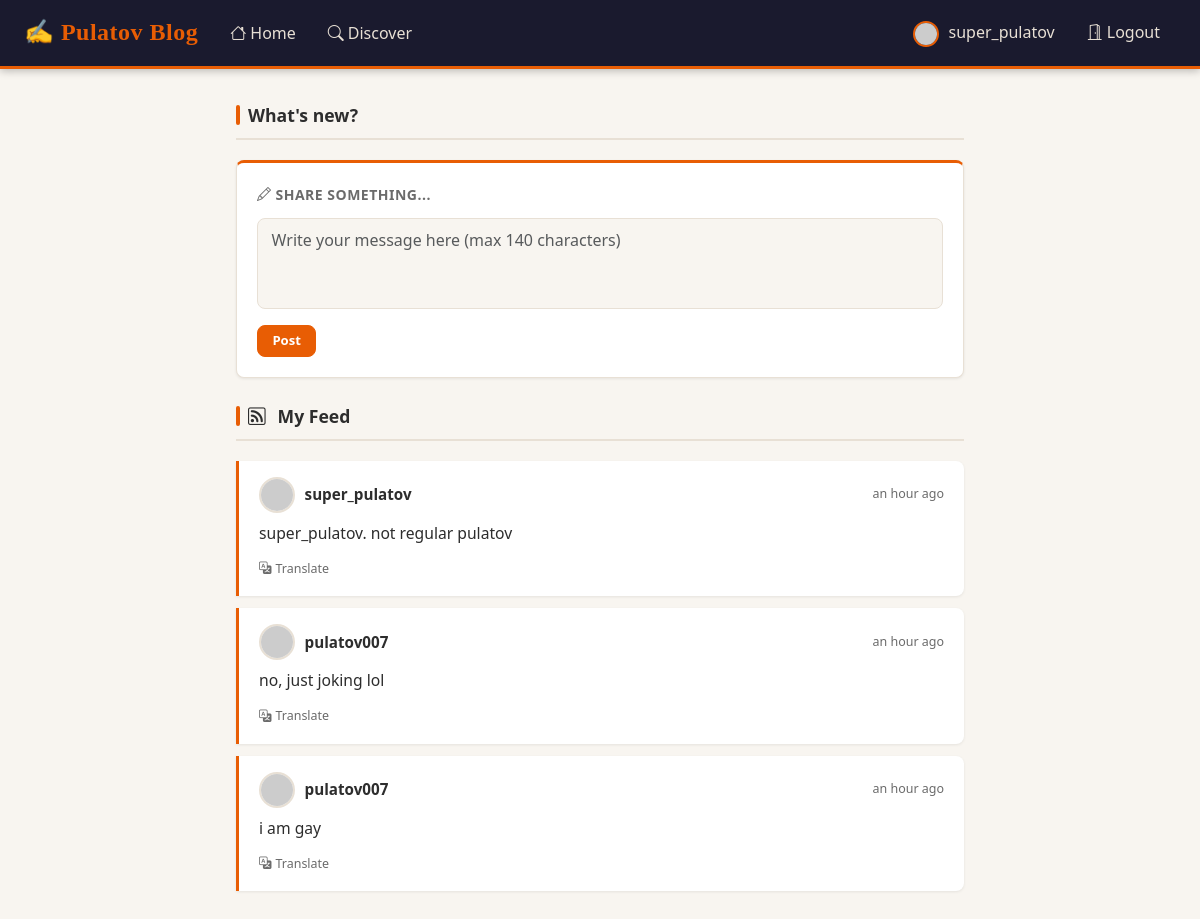
The page /index (signed in) on the database its author committed.
### app/models.py (models this page shows, shortened)
class User(UserMixin, db.Model):
    id: so.Mapped[int] = so.mapped_column(primary_key=True)
    username: so.Mapped[str] = so.mapped_column(sa.String(64), index=True,
                                                unique=True)
    email: so.Mapped[str] = so.mapped_column(sa.String(120), index=True,
                                             unique=True)
    password_hash: so.Mapped[Optional[str]] = so.mapped_column(sa.String(256))
    about_me: so.Mapped[Optional[str]] = so.mapped_column(sa.String(140))
    last_seen: so.Mapped[Optional[datetime]] = so.mapped_column(
        default=lambda: datetime.now(timezone.utc))
    posts: so.WriteOnlyMapped['Post'] = so.relationship(
        back_populates='author')
    following: so.WriteOnlyMapped['User'] = so.relationship(
        secondary=followers,
        primaryjoin=(followers.c.follower_id == id),
        secondaryjoin=(followers.c.followed_id == id),
        back_populates='followers')
    followers: so.WriteOnlyMapped['User'] = so.relationship(
        secondary=followers,
        primaryjoin=(followers.c.followed_id == id),
        secondaryjoin=(followers.c.follower_id == id),
        back_populates='following')
    def avatar(self, size):
        digest = md5(self.email.lower().encode('utf-8')).hexdigest()
        return f'https://www.gravatar.com/avatar/{digest}?d=identicon&s={size}'
    def following_posts(self):
        Author = so.aliased(User)
        Follower = so.aliased(User)
        return (
            sa.select(Post)
            .join(Post.author.of_type(Author))
            .join(Author.followers.of_type(Follower), isouter=True)
            .where(sa.or_(
                Follower.id == self.id,
                Author.id == self.id,
            ))
            .group_by(Post)
            .order_by(Post.timestamp.desc())
        )

class Post(db.Model):
    id: so.Mapped[int] = so.mapped_column(primary_key=True)
    body: so.Mapped[str] = so.mapped_column(sa.String(140))
    timestamp: so.Mapped[datetime] = so.mapped_column(
        index=True, default=lambda: datetime.now(timezone.utc))
    user_id: so.Mapped[int] = so.mapped_column(sa.ForeignKey(User.id),
                                               index=True)
    language: so.Mapped[Optional[str]] = so.mapped_column(sa.String(5))
    author: so.Mapped[User] = so.relationship(back_populates='posts')

### app/routes.py (the view, shortened to what this page needs)
@app.route('/', methods=['GET', 'POST'])
@app.route('/index', methods=['GET', 'POST'])
@login_required
def index():
    form = PostForm()
    page_num = request.args.get('page', 1, type=int)
    post_query = current_user.following_posts()
    paginated = db.paginate(post_query, page=page_num,
                            per_page=app.config['POSTS_PER_PAGE'],
                            error_out=False)
    next_url = url_for('index', page=paginated.next_num) \
        if paginated.has_next else None
    prev_url = url_for('index', page=paginated.prev_num) \
        if paginated.has_prev else None
    return render_template('index.html', title=_('Home'), form=form,
                           posts=paginated.items, next_url=next_url,
                           prev_url=prev_url)

### app/forms.py
class PostForm(FlaskForm):
    post = TextAreaField(_l('Say something'),
                         validators=[DataRequired(), Length(min=1, max=140)])
    submit = SubmitField(_l('Post'))

### app/__init__.py (called while the page is built)
def get_locale():
    return request.accept_languages.best_match(app.config['LANGUAGES']) or 'en'

### app/models.py (called while the page is built)
@login.user_loader
def load_user(uid):
    return db.session.get(User, int(uid))

### app/routes.py (called while the page is built)
@app.before_request
def before_request():
    if current_user.is_authenticated:
        current_user.last_seen = datetime.now(timezone.utc)
        db.session.commit()
    g.locale = str(get_locale())

### app/templates/index.html (shortened to what this page needs)
{% extends "base.html" %}
{% block content %}
  {% if form %}
  <div class="section-title mt-2">
    <span class="title-accent"></span>
    {{ _("What's new?") }}
  </div>
  <div class="compose-box mb-4">
    <div class="compose-label">
      <i class="bi bi-pencil me-1"></i>{{ _('Share something...') }}
    </div>
    <form action="" method="post" novalidate>
      <div class="mb-3">
        {{ form.post(class="form-control", rows=3,
           placeholder=_('Write your message here (max 140 characters)')) }}
      </div>
      {{ form.submit(class="btn btn-primary btn-sm-action") }}
    </form>
  </div>
  {% endif %}
  <div class="section-title">
    <span class="title-accent"></span>
    {% if title == _('Discover') %}
      <i class="bi bi-search me-1"></i>{{ _('All Posts') }}
    {% else %}
      <i class="bi bi-rss me-1"></i>{{ _('My Feed') }}
    {% endif %}
  </div>
  {% for post in posts %}
    {% include '_post.html' %}
  {% endfor %}
{% endblock %}

### app/templates/base.html (shortened to what this page needs)
<!doctype html>
<html lang="{{ g.locale }}">
  <head>
    <link href="https://cdn.jsdelivr.net/npm/bootstrap@5.3.2/dist/css/bootstrap.min.css"
          rel="stylesheet"
>
    <link rel="stylesheet"
          href="https://cdn.jsdelivr.net/npm/bootstrap-icons@1.11.3/font/bootstrap-icons.min.css">
    <link rel="stylesheet" href="{{ url_for('static', filename='styles.css') }}">
  </head>
  <body>
    <nav class="navbar navbar-expand-lg site-navbar sticky-top">
      <div class="container-fluid px-3 px-lg-4">
        <a class="navbar-brand" href="{{ url_for('index') }}">
          &#9997; Pulatov Blog
        </a>
        <div class="collapse navbar-collapse" id="mainNav">
          <ul class="navbar-nav me-auto mb-2 mb-lg-0">
            <li class="nav-item">
              <a class="nav-link" href="{{ url_for('index') }}">
                <i class="bi bi-house me-1"></i>{{ _('Home') }}
              </a>
            </li>
            <li class="nav-item">
              <a class="nav-link" href="{{ url_for('explore') }}">
                <i class="bi bi-search me-1"></i>{{ _('Discover') }}
              </a>
            </li>
          </ul>
          <ul class="navbar-nav ms-auto mb-2 mb-lg-0">
            {% if current_user.is_anonymous %}
            <li class="nav-item">
              <a class="nav-link" href="{{ url_for('login') }}">
                <i class="bi bi-person-circle me-1"></i>{{ _('Login') }}
              </a>
            </li>
            <li class="nav-item">
              <a class="nav-link" href="{{ url_for('register') }}">
                <i class="bi bi-person-plus me-1"></i>{{ _('Register') }}
              </a>
            </li>
            {% else %}
            <li class="nav-item">
              <a class="nav-link" href="{{ url_for('user', username=current_user.username) }}">
                <img src="{{ current_user.avatar(26) }}" alt=""
                     style="width:26px;height:26px;border-radius:50%;object-fit:cover;border:2px solid #e85d04;margin-right:5px;">
                {{ current_user.username }}
              </a>
            </li>
            <li class="nav-item">
              <a class="nav-link" href="{{ url_for('logout') }}">
                <i class="bi bi-door-open me-1"></i>{{ _('Logout') }}
              </a>
            </li>
            {% endif %}
          </ul>
        </div>
      </div>
    </nav>
    <div class="page-wrapper">
      {% block content %}{% endblock %}
    </div>
  </body>
</html>

### app/templates/_post.html
<div class="post-entry">
  <div class="post-entry-header">
    <div class="post-author-info">
      <a href="{{ url_for('user', username=post.author.username) }}">
        <img src="{{ post.author.avatar(36) }}" class="post-avatar-sm" alt="{{ post.author.username }}">
      </a>
      <a href="{{ url_for('user', username=post.author.username) }}" class="post-author-name">
        {{ post.author.username }}
      </a>
    </div>
    <span class="post-time">{{ moment(post.timestamp).fromNow() }}</span>
  </div>
  <p class="post-body-text">
    <span id="post{{ post.id }}">{{ post.body }}</span>
  </p>
  {% if post.language and post.language != g.locale %}
  <div id="translation{{ post.id }}">
    <a href="javascript:translate(
        'post{{ post.id }}',
        'translation{{ post.id }}',
        '{{ post.language }}',
        '{{ g.locale }}')" class="translate-btn">
      <i class="bi bi-translate me-1"></i>{{ _('Translate') }}
    </a>
  </div>
  {% endif %}
</div>

### app/static/styles.css (style rules this page uses)
:root { --primary: #e85d04; --primary-dark: #c44d03; --primary-light: #ff7c2a; --bg: #f8f5f0; --bg-card: #ffffff; --text: #2d2d2d; --text-muted: #6b6b6b; --border: #e8e0d5; --navbar-bg: #1a1a2e; --navbar-text: #e8e0d5; --shadow-sm: 0 1px 3px rgba(0,0,0,0.08); --shadow-md: 0 4px 12px rgba(0,0,0,0.10); --radius: 8px; --transition: 0.18s ease; }
*, *::before, *::after { box-sizing: border-box; }
body { background-color: var(--bg); color: var(--text); font-family: 'Segoe UI', Georgia, 'Times New Roman', serif; font-size: 1rem; line-height: 1.65; min-height: 100vh; }
a { color: var(--primary); text-decoration: none; transition: color var(--transition); }
.site-navbar { background-color: var(--navbar-bg) !important; border-bottom: 3px solid var(--primary); box-shadow: 0 2px 8px rgba(0,0,0,0.25); }
.site-navbar .navbar-brand { color: var(--primary) !important; font-weight: 800; font-size: 1.5rem; letter-spacing: 0.5px; font-family: Georgia, serif; }
.site-navbar .nav-link { color: var(--navbar-text) !important; font-weight: 500; padding: 0.5rem 1rem !important; border-radius: var(--radius); transition: background var(--transition), color var(--transition); }
.page-wrapper { max-width: 760px; margin: 0 auto; padding: 1.5rem 1rem 4rem; }
.section-title { font-size: 1.1rem; font-weight: 700; color: var(--text); border-bottom: 2px solid var(--border); padding-bottom: 0.5rem; margin-bottom: 1.25rem; display: flex; align-items: center; gap: 0.5rem; }
.section-title .title-accent { display: inline-block; width: 4px; height: 1.1em; background: var(--primary); border-radius: 2px; }
.compose-box { background: var(--bg-card); border: 1px solid var(--border); border-top: 3px solid var(--primary); border-radius: var(--radius); padding: 1.25rem; margin-bottom: 1.5rem; box-shadow: var(--shadow-sm); }
.compose-box .compose-label { font-size: 0.875rem; font-weight: 600; color: var(--text-muted); margin-bottom: 0.75rem; text-transform: uppercase; letter-spacing: 0.5px; }
.compose-box textarea.form-control { resize: none; border-color: var(--border); background: var(--bg); }
.post-entry { background: var(--bg-card); border-left: 3px solid var(--primary); border-radius: 0 var(--radius) var(--radius) 0; padding: 1rem 1.25rem; margin-bottom: 0.75rem; box-shadow: var(--shadow-sm); transition: border-left-width var(--transition), box-shadow var(--transition); }
.post-entry-header { display: flex; align-items: center; justify-content: space-between; margin-bottom: 0.5rem; }
.post-author-info { display: flex; align-items: center; gap: 0.6rem; }
.post-avatar-sm { width: 36px; height: 36px; border-radius: 50%; object-fit: cover; border: 2px solid var(--border); transition: border-color var(--transition); }
.post-author-name { font-weight: 700; color: var(--text); font-size: 0.95rem; }
.post-time { font-size: 0.78rem; color: var(--text-muted); white-space: nowrap; }
.post-body-text { color: var(--text); font-size: 0.98rem; line-height: 1.6; margin: 0.25rem 0 0.5rem; }
.translate-btn { font-size: 0.78rem; color: var(--text-muted); background: none; border: none; padding: 0; cursor: pointer; transition: color var(--transition); }
.form-control { border: 1.5px solid var(--border); border-radius: var(--radius); padding: 0.55rem 0.85rem; background: var(--bg); color: var(--text); transition: border-color var(--transition), box-shadow var(--transition); }
.btn { border-radius: var(--radius); font-weight: 600; transition: all var(--transition); }
.btn-primary, .btn-submit { background-color: var(--primary); border-color: var(--primary); color: #fff; }
.btn-sm-action { font-size: 0.82rem; padding: 0.3rem 0.9rem; }

### rows shown on the page
User: username "super_pulatov"
Post: author.username "super_pulatov", timestamp "an hour ago", body "super_pulatov. not regular pulatov"
Post: author.username "pulatov007", timestamp "an hour ago", body "no, just joking lol"
Post: author.username "pulatov007", timestamp "an hour ago", body "i am gay"
